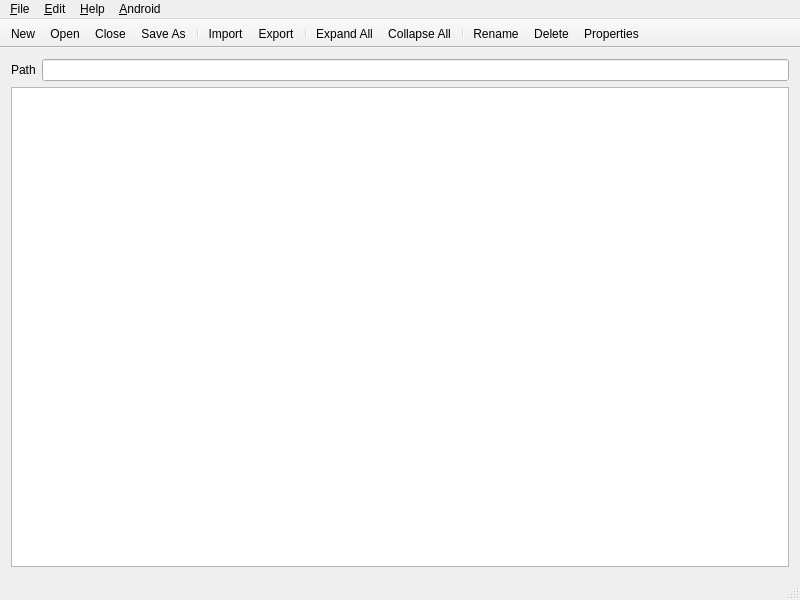
<?xml version="1.0" encoding="UTF-8"?>
<ui version="4.0">
 <class>MainWindow</class>
 <widget class="QMainWindow" name="MainWindow">
  <property name="geometry">
   <rect>
    <x>0</x>
    <y>0</y>
    <width>800</width>
    <height>600</height>
   </rect>
  </property>
  <property name="windowTitle">
   <string>Yaffey</string>
  </property>
  <property name="windowIcon">
   <iconset resource="icons.qrc">
    <normaloff>:/icons/icons/lawl.png</normaloff>:/icons/icons/lawl.png</iconset>
  </property>
  <widget class="QWidget" name="centralWidget">
   <layout class="QVBoxLayout" name="verticalLayout_2">
    <item>
     <layout class="QHBoxLayout" name="horizontalLayout">
      <item>
       <widget class="QLabel" name="label">
        <property name="text">
         <string>Path</string>
        </property>
       </widget>
      </item>
      <item>
       <widget class="QLineEdit" name="linePath">
        <property name="readOnly">
         <bool>true</bool>
        </property>
       </widget>
      </item>
     </layout>
    </item>
    <item>
     <widget class="YaffsTreeView" name="treeView">
      <property name="contextMenuPolicy">
       <enum>Qt::CustomContextMenu</enum>
      </property>
      <property name="editTriggers">
       <set>QAbstractItemView::EditKeyPressed</set>
      </property>
      <property name="dragDropOverwriteMode">
       <bool>true</bool>
      </property>
      <property name="dragDropMode">
       <enum>QAbstractItemView::DropOnly</enum>
      </property>
      <property name="selectionMode">
       <enum>QAbstractItemView::ExtendedSelection</enum>
      </property>
      <attribute name="headerStretchLastSection">
       <bool>false</bool>
      </attribute>
     </widget>
    </item>
   </layout>
  </widget>
  <widget class="QMenuBar" name="menuBar">
   <property name="geometry">
    <rect>
     <x>0</x>
     <y>0</y>
     <width>800</width>
     <height>21</height>
    </rect>
   </property>
   <widget class="QMenu" name="menuFile">
    <property name="title">
     <string>&amp;File</string>
    </property>
    <addaction name="actionNew"/>
    <addaction name="actionOpen"/>
    <addaction name="actionClose"/>
    <addaction name="separator"/>
    <addaction name="actionSaveAs"/>
    <addaction name="separator"/>
    <addaction name="actionImport"/>
    <addaction name="actionExport"/>
    <addaction name="separator"/>
    <addaction name="actionExit"/>
   </widget>
   <widget class="QMenu" name="menuHelp">
    <property name="title">
     <string>&amp;Help</string>
    </property>
    <addaction name="actionAbout"/>
   </widget>
   <widget class="QMenu" name="menuEdit">
    <property name="title">
     <string>&amp;Edit</string>
    </property>
    <addaction name="actionRename"/>
    <addaction name="actionDelete"/>
    <addaction name="separator"/>
    <addaction name="actionExpandAll"/>
    <addaction name="actionCollapseAll"/>
    <addaction name="separator"/>
    <addaction name="actionEditProperties"/>
   </widget>
   <widget class="QMenu" name="menuAndroid">
    <property name="title">
     <string>&amp;Android</string>
    </property>
    <addaction name="actionAndroidFastboot"/>
   </widget>
   <addaction name="menuFile"/>
   <addaction name="menuEdit"/>
   <addaction name="menuHelp"/>
   <addaction name="menuAndroid"/>
  </widget>
  <widget class="QToolBar" name="mainToolBar">
   <property name="windowTitle">
    <string>Toolbar</string>
   </property>
   <property name="movable">
    <bool>false</bool>
   </property>
   <property name="iconSize">
    <size>
     <width>24</width>
     <height>24</height>
    </size>
   </property>
   <property name="toolButtonStyle">
    <enum>Qt::ToolButtonTextUnderIcon</enum>
   </property>
   <attribute name="toolBarArea">
    <enum>TopToolBarArea</enum>
   </attribute>
   <attribute name="toolBarBreak">
    <bool>false</bool>
   </attribute>
   <addaction name="actionNew"/>
   <addaction name="actionOpen"/>
   <addaction name="actionClose"/>
   <addaction name="actionSaveAs"/>
   <addaction name="separator"/>
   <addaction name="actionImport"/>
   <addaction name="actionExport"/>
   <addaction name="separator"/>
   <addaction name="actionExpandAll"/>
   <addaction name="actionCollapseAll"/>
   <addaction name="separator"/>
   <addaction name="actionRename"/>
   <addaction name="actionDelete"/>
   <addaction name="actionEditProperties"/>
  </widget>
  <widget class="QStatusBar" name="statusBar"/>
  <action name="actionExit">
   <property name="text">
    <string>E&amp;xit</string>
   </property>
  </action>
  <action name="actionOpen">
   <property name="icon">
    <iconset resource="icons.qrc">
     <normaloff>:/icons/icons/openimage.png</normaloff>:/icons/icons/openimage.png</iconset>
   </property>
   <property name="text">
    <string>&amp;Open</string>
   </property>
   <property name="toolTip">
    <string>Open Image</string>
   </property>
  </action>
  <action name="actionExpandAll">
   <property name="icon">
    <iconset resource="icons.qrc">
     <normaloff>:/icons/icons/expand.png</normaloff>:/icons/icons/expand.png</iconset>
   </property>
   <property name="text">
    <string>Ex&amp;pand All</string>
   </property>
  </action>
  <action name="actionExport">
   <property name="icon">
    <iconset resource="icons.qrc">
     <normaloff>:/icons/icons/export.png</normaloff>:/icons/icons/export.png</iconset>
   </property>
   <property name="text">
    <string>&amp;Export</string>
   </property>
   <property name="toolTip">
    <string>Export</string>
   </property>
  </action>
  <action name="actionAbout">
   <property name="icon">
    <iconset resource="icons.qrc">
     <normaloff>:/icons/icons/lawl.png</normaloff>:/icons/icons/lawl.png</iconset>
   </property>
   <property name="text">
    <string>&amp;About</string>
   </property>
  </action>
  <action name="actionSave">
   <property name="icon">
    <iconset resource="icons.qrc">
     <normaloff>:/icons/icons/save.png</normaloff>:/icons/icons/save.png</iconset>
   </property>
   <property name="text">
    <string>&amp;Save</string>
   </property>
   <property name="toolTip">
    <string>Save Image</string>
   </property>
  </action>
  <action name="actionColumnName">
   <property name="checkable">
    <bool>true</bool>
   </property>
   <property name="text">
    <string>&amp;Name</string>
   </property>
  </action>
  <action name="actionColumnSize">
   <property name="checkable">
    <bool>true</bool>
   </property>
   <property name="text">
    <string>&amp;Size</string>
   </property>
  </action>
  <action name="actionColumnPermissions">
   <property name="checkable">
    <bool>true</bool>
   </property>
   <property name="text">
    <string>&amp;Permissions</string>
   </property>
  </action>
  <action name="actionColumnAlias">
   <property name="checkable">
    <bool>true</bool>
   </property>
   <property name="text">
    <string>A&amp;lias</string>
   </property>
  </action>
  <action name="actionColumnDateAccessed">
   <property name="checkable">
    <bool>true</bool>
   </property>
   <property name="text">
    <string>Date &amp;Accessed</string>
   </property>
  </action>
  <action name="actionColumnDateCreated">
   <property name="checkable">
    <bool>true</bool>
   </property>
   <property name="text">
    <string>Date &amp;Created</string>
   </property>
  </action>
  <action name="actionColumnDateModified">
   <property name="checkable">
    <bool>true</bool>
   </property>
   <property name="text">
    <string>Date &amp;Modified</string>
   </property>
  </action>
  <action name="actionColumnUser">
   <property name="checkable">
    <bool>true</bool>
   </property>
   <property name="text">
    <string>&amp;User</string>
   </property>
  </action>
  <action name="actionColumnGroup">
   <property name="checkable">
    <bool>true</bool>
   </property>
   <property name="text">
    <string>&amp;Group</string>
   </property>
  </action>
  <action name="actionCollapseAll">
   <property name="icon">
    <iconset resource="icons.qrc">
     <normaloff>:/icons/icons/collapse.png</normaloff>:/icons/icons/collapse.png</iconset>
   </property>
   <property name="text">
    <string>Co&amp;llapse All</string>
   </property>
  </action>
  <action name="actionEditProperties">
   <property name="icon">
    <iconset resource="icons.qrc">
     <normaloff>:/icons/icons/edit.png</normaloff>:/icons/icons/edit.png</iconset>
   </property>
   <property name="text">
    <string>&amp;Properties</string>
   </property>
   <property name="toolTip">
    <string>Edit Properties</string>
   </property>
  </action>
  <action name="actionRename">
   <property name="icon">
    <iconset resource="icons.qrc">
     <normaloff>:/icons/icons/rename.png</normaloff>:/icons/icons/rename.png</iconset>
   </property>
   <property name="text">
    <string>&amp;Rename</string>
   </property>
  </action>
  <action name="actionDelete">
   <property name="icon">
    <iconset resource="icons.qrc">
     <normaloff>:/icons/icons/delete.png</normaloff>:/icons/icons/delete.png</iconset>
   </property>
   <property name="text">
    <string>&amp;Delete</string>
   </property>
  </action>
  <action name="actionNew">
   <property name="icon">
    <iconset resource="icons.qrc">
     <normaloff>:/icons/icons/new.png</normaloff>:/icons/icons/new.png</iconset>
   </property>
   <property name="text">
    <string>&amp;New</string>
   </property>
   <property name="toolTip">
    <string>New Image</string>
   </property>
  </action>
  <action name="actionSaveAs">
   <property name="icon">
    <iconset resource="icons.qrc">
     <normaloff>:/icons/icons/saveas.png</normaloff>:/icons/icons/saveas.png</iconset>
   </property>
   <property name="text">
    <string>Save &amp;As</string>
   </property>
   <property name="toolTip">
    <string>Save Image As</string>
   </property>
  </action>
  <action name="actionClose">
   <property name="icon">
    <iconset resource="icons.qrc">
     <normaloff>:/icons/icons/close.png</normaloff>:/icons/icons/close.png</iconset>
   </property>
   <property name="text">
    <string>&amp;Close</string>
   </property>
   <property name="toolTip">
    <string>Close Image</string>
   </property>
  </action>
  <action name="actionImport">
   <property name="icon">
    <iconset resource="icons.qrc">
     <normaloff>:/icons/icons/import.png</normaloff>:/icons/icons/import.png</iconset>
   </property>
   <property name="text">
    <string>&amp;Import</string>
   </property>
   <property name="toolTip">
    <string>Import</string>
   </property>
  </action>
  <action name="actionAndroidFastboot">
   <property name="text">
    <string>&amp;Fastboot</string>
   </property>
   <property name="toolTip">
    <string>Flash device with fastboot</string>
   </property>
  </action>
 </widget>
 <layoutdefault spacing="6" margin="11"/>
 <customwidgets>
  <customwidget>
   <class>YaffsTreeView</class>
   <extends>QTreeView</extends>
   <header>YaffsTreeView.h</header>
  </customwidget>
 </customwidgets>
 <resources>
  <include location="icons.qrc"/>
 </resources>
 <connections/>
</ui>
